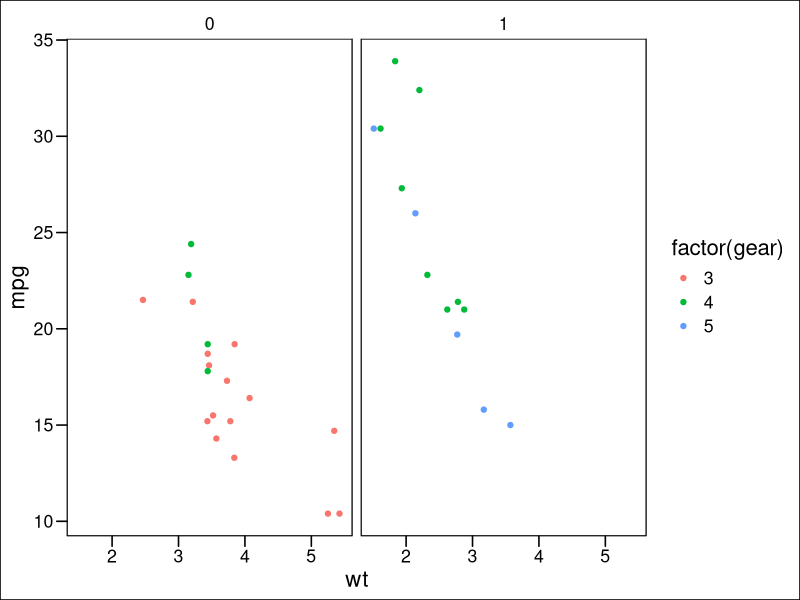
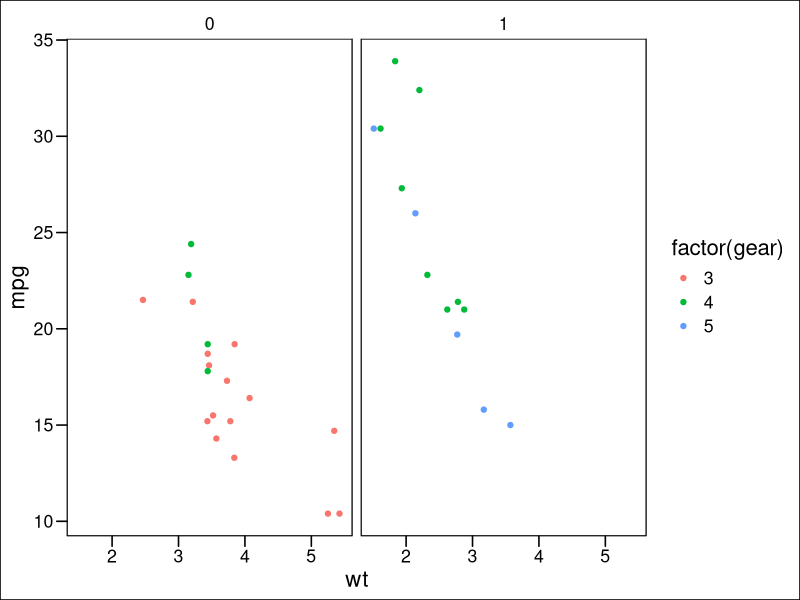

Reproduce these figures in R, in order.
library(ggthemes)


### Name: theme_base
### Title: Theme Base
### Aliases: theme_base

### ** Examples

library("ggplot2")

p <- ggplot(mtcars) + geom_point(aes(x = wt, y = mpg,
     colour = factor(gear))) + facet_wrap(~am)
p + theme_base()
# Change values of par
par(fg = "blue", bg = "gray", col.lab = "red", font.lab = 3)
p + theme_base()
